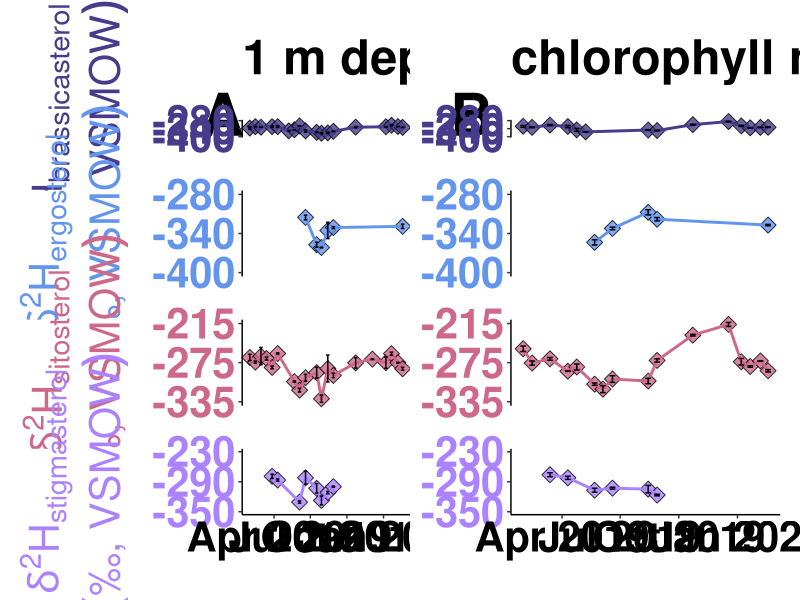

This chart was generated by the following R code:
## ---- chunk 1
knitr::opts_chunk$set(echo = TRUE)

#loading packages

library(readr)
library(here)
library(ggplot2)
library(reshape2)
library(cowplot)
Sys.setlocale("LC_ALL", "English")

#import d2H lipid data

d2H_H2O_lipids <- read.csv(here("01_Data","d2H_H2O_lipids_ROT19.csv"), header = TRUE , sep = ";" , stringsAsFactors = FALSE, na.strings = "#NV")


#note: data frame includes two different depths: surface water (A) and chlorophyll maximum depth (B)


#separating surface water (surface) and chlorophyll maximum depth (chlorMax)

d2H_H2O_lipids_surface <- d2H_H2O_lipids[1:27,]

d2H_H2O_lipids_chlorMax <- d2H_H2O_lipids[28:54,]


#Checking correlations between d2H water values and d2H lipid values (R2 values)


## both depths

summary(lm(H2O_Avg.d2H_VSMOW~brassicasterol_Avg.d2H_VSMOW, data=d2H_H2O_lipids)) 

summary(lm(H2O_Avg.d2H_VSMOW~ergosterol_Avg.d2H_VSMOW, data=d2H_H2O_lipids))

summary(lm(H2O_Avg.d2H_VSMOW~sitosterol_Avg.d2H_VSMOW, data=d2H_H2O_lipids)) 

summary(lm(H2O_Avg.d2H_VSMOW~stigmasterol_Avg.d2H_VSMOW, data=d2H_H2O_lipids))


## surface water

summary(lm(H2O_Avg.d2H_VSMOW~brassicasterol_Avg.d2H_VSMOW, data=d2H_H2O_lipids_surface)) 

summary(lm(H2O_Avg.d2H_VSMOW~ergosterol_Avg.d2H_VSMOW, data=d2H_H2O_lipids_surface))

summary(lm(H2O_Avg.d2H_VSMOW~sitosterol_Avg.d2H_VSMOW, data=d2H_H2O_lipids_surface)) 

summary(lm(H2O_Avg.d2H_VSMOW~stigmasterol_Avg.d2H_VSMOW, data=d2H_H2O_lipids_surface))


## chlorophyll maximum depth

summary(lm(H2O_Avg.d2H_VSMOW~brassicasterol_Avg.d2H_VSMOW, data=d2H_H2O_lipids_chlorMax)) 

summary(lm(H2O_Avg.d2H_VSMOW~ergosterol_Avg.d2H_VSMOW, data=d2H_H2O_lipids_chlorMax))

summary(lm(H2O_Avg.d2H_VSMOW~sitosterol_Avg.d2H_VSMOW, data=d2H_H2O_lipids_chlorMax)) 

summary(lm(H2O_Avg.d2H_VSMOW~stigmasterol_Avg.d2H_VSMOW, data=d2H_H2O_lipids_chlorMax))


#setting sampling dates

d2H_datesA <- c("2019-01-30", "2019-02-13", "2019-02-27", "2019-03-13" , "2019-03-27", "2019-04-10" ,"2019-04-24","2019-05-08",
                "2019-05-22", "2019-06-04" ,"2019-06-19", "2019-07-17" , "2019-07-29", "2019-08-14","2019-08-28", "2019-09-11",
                "2019-09-25", "2019-10-09", "2019-10-23", "2019-11-06", "2019-11-20", "2019-12-04", "2019-12-18","2020-01-07",
                "2020-01-21", "2020-02-06", "2020-02-18")

rownames(d2H_H2O_lipids_surface) <- d2H_datesA

d2H_H2O_lipids_surface$date <- as.Date(rownames(d2H_H2O_lipids_surface), "%Y-%m-%d")



d2H_datesB <- c("2019-01-30", "2019-02-13","2019-02-27",  "2019-03-13" , "2019-03-27", "2019-04-10" ,"2019-04-24","2019-05-08",
                "2019-05-22", "2019-06-04" ,"2019-06-19", "2019-07-17" , "2019-07-29", "2019-08-14","2019-08-28", "2019-09-11",
                "2019-09-25", "2019-10-09", "2019-10-23", "2019-11-06", "2019-11-20", "2019-12-04", "2019-12-18", "2020-01-07",
                "2020-01-21", "2020-02-06", "2020-02-18")                              

rownames(d2H_H2O_lipids_chlorMax) <- d2H_datesB

d2H_H2O_lipids_chlorMax$date <- as.Date(rownames(d2H_H2O_lipids_chlorMax), "%Y-%m-%d")


#reshape data frames

## choosing d2H values and standard deviations (SD) separately for plotting

d2H_brassicasterol_A <- melt(subset(d2H_H2O_lipids_surface, select= c(date, brassicasterol_Avg.d2H_VSMOW)),id.var="date")
d2H.SD_brassicasterol_A <- melt(subset(d2H_H2O_lipids_surface, select= c(date, brassicasterol_SD.d2H_VSMOW)),id.var="date")

d2H_ergosterol_A <- melt(subset(d2H_H2O_lipids_surface, select= c(date,ergosterol_Avg.d2H_VSMOW)),id.var="date")
d2H.SD_ergosterol_A <- melt(subset(d2H_H2O_lipids_surface, select= c(date,ergosterol_SD.d2H_VSMOW)),id.var="date")

d2H_sitosterol_A <- melt(subset(d2H_H2O_lipids_surface, select= c(date,sitosterol_Avg.d2H_VSMOW)),id.var="date")
d2H.SD_sitosterol_A <- melt(subset(d2H_H2O_lipids_surface, select= c(date,sitosterol_SD.d2H_VSMOW)),id.var="date")

d2H_stigmasterol_A <- melt(subset(d2H_H2O_lipids_surface, select= c(date,stigmasterol_Avg.d2H_VSMOW)),id.var="date")
d2H.SD_stigmasterol_A <- melt(subset(d2H_H2O_lipids_surface, select= c(date,stigmasterol_SD.d2H_VSMOW)),id.var="date")



d2H_brassicasterol_B <- melt(subset(d2H_H2O_lipids_chlorMax, select= c(date, brassicasterol_Avg.d2H_VSMOW)),id.var="date")
d2H.SD_brassicasterol_B <- melt(subset(d2H_H2O_lipids_chlorMax, select= c(date, brassicasterol_SD.d2H_VSMOW)),id.var="date")

d2H_ergosterol_B <- melt(subset(d2H_H2O_lipids_chlorMax, select= c(date,ergosterol_Avg.d2H_VSMOW)),id.var="date")
d2H.SD_ergosterol_B <- melt(subset(d2H_H2O_lipids_chlorMax, select= c(date,ergosterol_SD.d2H_VSMOW)),id.var="date")

d2H_sitosterol_B <- melt(subset(d2H_H2O_lipids_chlorMax, select= c(date,sitosterol_Avg.d2H_VSMOW)),id.var="date")
d2H.SD_sitosterol_B <- melt(subset(d2H_H2O_lipids_chlorMax, select= c(date,sitosterol_SD.d2H_VSMOW)),id.var="date")

d2H_stigmasterol_B <- melt(subset(d2H_H2O_lipids_chlorMax, select= c(date,stigmasterol_Avg.d2H_VSMOW)),id.var="date")
d2H.SD_stigmasterol_B <- melt(subset(d2H_H2O_lipids_chlorMax, select= c(date,stigmasterol_SD.d2H_VSMOW)),id.var="date")

## ---- chunk 2
#Fig. S4

#surface water

pd2H_Brass_surface <- ggplot(data=d2H_brassicasterol_A[!is.na(d2H_brassicasterol_A$value),], aes(x=date,y=value)) + 
  ggtitle("1 m depth", subtitle= "1 m depth")+
  geom_point(aes(),fill= "slateblue4", shape= 23, size=4,alpha=0.8)+
  geom_line(aes(),color= "slateblue4",  linewidth= 1)+ 
  annotate("text",y= -232.5, x= as.Date("2018-11-23"),label="A", size=15, fontface=2, color="black")+
  coord_cartesian(ylim=c(-400,-280),x=as.Date(c("2019-01-30", "2020-02-18")), clip="off")+
  scale_y_continuous(breaks=c(-400,-340,-280))+
  geom_errorbar(aes(ymin=value-na.omit(d2H.SD_brassicasterol_A$value),
                    ymax=value+na.omit(d2H.SD_brassicasterol_A$value)), color="black", width=9)+
  ylab(expression(atop(delta^2*H['brassicasterol'],("\u2030"*","~VSMOW)))) + xlab(NULL)+
  theme(axis.line = element_line(colour = "black"),
        plot.title= element_text(size=35, face= "bold"),
        plot.subtitle= element_text(size=15, color="white"),
        panel.background = element_blank(),
        axis.line.x =element_blank(),
        axis.ticks.x = element_blank(),
        axis.text.x = element_blank(),
        axis.text.y = element_text(size=30,color='slateblue4', face="bold"),
        axis.title.y = element_text(size=30,color='slateblue4', face="bold"),
        legend.position = "none",
        strip.background = element_blank(),
        strip.placement = "outside",
        strip.text = element_text(size = 30, color= 'slateblue4', face="bold"),
        plot.margin = unit(c(1,0,1.25,0.5), "cm"))


pd2H_Ergo_surface <- ggplot(data=d2H_ergosterol_A[!is.na(d2H_ergosterol_A$value),], aes(x=date,y=value)) +
  geom_point(aes(), fill= "cornflowerblue", shape= 23, size=4,alpha=0.8)+
  geom_line(aes(),color= "cornflowerblue",  linewidth= 1)+ 
  coord_cartesian(ylim=c(-400,-280),x=as.Date(c("2019-01-30", "2020-02-18")), clip="off")+
  scale_y_continuous(breaks=c(-400,-340,-280))+
  geom_errorbar(aes(ymin=value-na.omit(d2H.SD_ergosterol_A$value), ymax=value+na.omit(d2H.SD_ergosterol_A$value)),
                color="black", width=9)+
  ylab(expression(atop(delta^2*H['ergosterol'],("\u2030"*","~VSMOW)))) + xlab(NULL)+
  theme(axis.line = element_line(colour = "black"),
        panel.background = element_blank(),
        axis.line.x =element_blank(),
        axis.ticks.x = element_blank(),
        axis.text.x = element_blank(),
        axis.text.y = element_text(size=30,color='cornflowerblue', face="bold"),
        axis.title.y = element_text(size=30,color='cornflowerblue', face="bold"),
        legend.position = "none",
        strip.background = element_blank(),
        strip.placement = "outside",
        strip.text = element_text(size = 30, color= 'cornflowerblue', face="bold"),
        plot.margin = unit(c(0,0,1,0.5), "cm"))


pd2H_Sito_surface <- ggplot(data=d2H_sitosterol_A[!is.na(d2H_sitosterol_A$value),], aes(x=date,y=value)) + 
  geom_point(aes(), fill= "palevioletred3", shape= 23, size=4,alpha=0.8)+
  geom_line(aes(),color= "palevioletred3",  linewidth= 1)+ 
  coord_cartesian(ylim=c(-335,-215),x=as.Date(c("2019-01-30", "2020-02-18")), clip="off")+
  scale_y_continuous(breaks=c(-335,-275,-215))+
  geom_errorbar(aes(ymin=value-na.omit(d2H.SD_sitosterol_A$value), ymax=value+na.omit(d2H.SD_sitosterol_A$value)),
                color="black", width=9)+
  ylab(expression(atop(delta^2*H['sitosterol'],("\u2030"*","~VSMOW)))) + xlab(NULL)+
  theme(axis.line = element_line(colour = "black"),
        panel.background = element_blank(),
        axis.line.x =element_blank(),
        axis.ticks.x = element_blank(),
        axis.text.x = element_blank(),
        axis.text.y = element_text(size=30,color='palevioletred3', face="bold"),
        axis.title.y = element_text(size=30,color='palevioletred3', face="bold"),
        legend.position = "none",
        strip.background = element_blank(),
        strip.placement = "outside",
        strip.text = element_text(size = 30, color= 'palevioletred3', face="bold"),
        plot.margin = unit(c(0,0,1,0.5), "cm"))


pd2H_Stigma_surface <- ggplot(data=d2H_stigmasterol_A[!is.na(d2H_stigmasterol_A$value),], aes(x=date,y=value)) + 
  geom_point(aes(), fill= "mediumpurple1", shape= 23, size=4,alpha=0.8)+
  geom_line(aes(),color= "mediumpurple1",  linewidth= 1)+ 
  coord_cartesian(ylim=c(-350,-230),x=as.Date(c("2019-01-30", "2020-02-18")), clip="off")+
  scale_y_continuous(breaks=c(-350,-290,-230))+
  geom_errorbar(aes(ymin=value-na.omit(d2H.SD_stigmasterol_A$value),
                    ymax=value+na.omit(d2H.SD_stigmasterol_A$value)), color="black", width=9)+
  ylab(expression(atop(delta^2*H['stigmasterol'],("\u2030"*","~VSMOW)))) + xlab(NULL)+
  theme(axis.line = element_line(colour = "black"),
        panel.background = element_blank(),
        axis.line.x =element_line(color="black"),
        axis.text.x = element_text(size=30,color='black', face="bold"),
        axis.text.y = element_text(size=30,color='mediumpurple1', face="bold"),
        axis.title.y = element_text(size=30,color='mediumpurple1', face="bold"),
        legend.position = "none",
        strip.background = element_blank(),
        strip.placement = "outside",
        strip.text = element_text(size = 30, color= 'mediumpurple1', face="bold"),
        plot.margin = unit(c(0,0,1,0.5), "cm"))


pd2H_surface2 <- plot_grid(pd2H_Brass_surface,pd2H_Ergo_surface, pd2H_Sito_surface, pd2H_Stigma_surface,
                           ncol=1, align="v",rel_heights = c(1.475,1,1,1.1705), axis='lr')


#chlorophyll maximum depth

pd2H_Brass_chlorMax <- ggplot(data=d2H_brassicasterol_B[!is.na(d2H_brassicasterol_B$value),], aes(x=date,y=value)) + 
  ggtitle("chlorophyll maximum depth depth", subtitle= "1 m depth")+
  geom_point(aes(fill= variable), shape= 23, size=4,alpha=0.8)+
  geom_line(aes(),color= "slateblue4",  linewidth= 1)+ 
  scale_fill_manual(labels=c("brassicasterol_Avg.d2H_VSMOW"= expression(delta^2*H['brassicasterol'])),
                    values=c(brassicasterol_Avg.d2H_VSMOW="slateblue4"))+
  annotate("text",y= -232.5, x= as.Date("2018-11-10"),label="B", size=15, fontface=2, color="black")+
  coord_cartesian(ylim=c(-400,-280),x=as.Date(c("2019-01-30", "2020-02-18")), clip="off")+
  scale_y_continuous(breaks=c(-400,-340,-280))+
  geom_errorbar(aes(ymin=value-na.omit(d2H.SD_brassicasterol_B$value),
                    ymax=value+na.omit(d2H.SD_brassicasterol_B$value)), color="black", width=9)+
  ylab(NULL) + xlab(NULL)+
  theme(axis.line = element_line(colour = "black"),
        legend.position = "none",
        plot.title= element_text(size=35, face= "bold"),
        plot.subtitle= element_text(size=15, color="white"),
        panel.background = element_blank(),
        axis.line.x =element_blank(),
        axis.ticks.x = element_blank(),
        axis.text.x = element_blank(),
        axis.text.y = element_text(size=30,color='slateblue4', face="bold"),
        axis.title.y = element_blank(),
        strip.background = element_blank(),
        strip.placement = "outside",
        strip.text = element_text(size = 30, color= 'slateblue4', face="bold"),
        plot.margin = unit(c(1,0.5,1.25,0), "cm"))


pd2H_Ergo_chlorMax <- ggplot(data=d2H_ergosterol_B[!is.na(d2H_ergosterol_B$value),], aes(x=date,y=value)) + 
  geom_point(aes(fill= variable), shape= 23, size=4,alpha=0.8)+
  geom_line(aes(),color= "cornflowerblue",  linewidth= 1)+ 
  scale_fill_manual(labels=c("ergosterol_Avg.d2H_VSMOW"= expression(delta^2*H['ergosterol'])),
                    values=c(ergosterol_Avg.d2H_VSMOW="cornflowerblue"))+
  coord_cartesian(ylim=c(-400,-280),x=as.Date(c("2019-01-30", "2020-02-18")), clip="off")+
  scale_y_continuous(breaks=c(-400,-340,-280))+
  geom_errorbar(aes(ymin=value-na.omit(d2H.SD_ergosterol_B$value), ymax=value+na.omit(d2H.SD_ergosterol_B$value)),
                color="black", width=9)+
  ylab(NULL) + xlab(NULL)+
  theme(axis.line = element_line(colour = "black"),
        legend.position = "none",
        panel.background = element_blank(),
        axis.line.x =element_blank(),
        axis.ticks.x = element_blank(),
        axis.text.x = element_blank(),
        axis.text.y = element_text(size=30,color='cornflowerblue', face="bold"),
        axis.title.y = element_blank(),
        strip.background = element_blank(),
        strip.placement = "outside",
        strip.text = element_text(size = 30, color= 'cornflowerblue', face="bold"),
        plot.margin = unit(c(0,0.5,1,0), "cm"))


pd2H_Sito_chlorMax <- ggplot(data=d2H_sitosterol_B[!is.na(d2H_sitosterol_B$value),], aes(x=date,y=value)) + 
  geom_point(aes(fill= variable), shape= 23, size=4,alpha=0.8)+
  geom_line(aes(),color= "palevioletred3",  linewidth= 1)+ 
  scale_fill_manual(labels=c("sitosterol_Avg.d2H_VSMOW"= expression(delta^2*H['sitosterol'])),
                    values=c(sitosterol_Avg.d2H_VSMOW="palevioletred3"))+
  coord_cartesian(ylim=c(-335,-215),x=as.Date(c("2019-01-30", "2020-02-18")), clip="off")+
  scale_y_continuous(breaks=c(-335,-275,-215))+
  geom_errorbar(aes(ymin=value-na.omit(d2H.SD_sitosterol_B$value), ymax=value+na.omit(d2H.SD_sitosterol_B$value)),
                color="black", width=9)+
  ylab(NULL) + xlab(NULL)+
  theme(axis.line = element_line(colour = "black"),
        legend.position = "none",
        panel.background = element_blank(),
        axis.line.x =element_blank(),
        axis.ticks.x = element_blank(),
        axis.text.x = element_blank(),
        axis.text.y = element_text(size=30,color='palevioletred3', face="bold"),
        axis.title.y = element_blank(),
        strip.background = element_blank(),
        strip.placement = "outside",
        strip.text = element_text(size = 30, color= 'palevioletred3', face="bold"),
        plot.margin = unit(c(0,0.5,1,0), "cm"))


pd2H_Stigma_chlorMax <- ggplot(data=d2H_stigmasterol_B[!is.na(d2H_stigmasterol_B$value),], aes(x=date,y=value)) + 
  geom_point(aes(fill= variable), shape= 23, size=4,alpha=0.8)+
  geom_line(aes(),color= "mediumpurple1",  linewidth= 1)+ 
  scale_fill_manual(labels=c("stigmasterol_Avg.d2H_VSMOW"= expression(delta^2*H['stigmasterol'])),
                    values=c(stigmasterol_Avg.d2H_VSMOW="mediumpurple1"))+
  coord_cartesian(ylim=c(-350,-230),x=as.Date(c("2019-01-30", "2020-02-18")), clip="off")+
  scale_y_continuous(breaks=c(-350,-290,-230))+
  geom_errorbar(aes(ymin=value-na.omit(d2H.SD_stigmasterol_B$value),
                    ymax=value+na.omit(d2H.SD_stigmasterol_B$value)), color="black", width=9)+
  ylab(expression(atop("stigmasterol","[Âµg/L]"))) + xlab(NULL)+
  theme(axis.line = element_line(colour = "black"),
        legend.position = "none",
        panel.background = element_blank(),
        axis.line.x =element_line(color="black"),
        axis.text.x = element_text(size=30,color='black', face="bold"),
        axis.text.y = element_text(size=30,color='mediumpurple1', face="bold"),
        axis.title.y = element_blank(),
        strip.background = element_blank(),
        strip.placement = "outside",
        strip.text = element_text(size = 30, color= 'mediumpurple1', face="bold"),
        plot.margin = unit(c(0,0.5,1,0), "cm"))


pd2H_chlorMax2 <- plot_grid(pd2H_Brass_chlorMax,pd2H_Ergo_chlorMax, pd2H_Sito_chlorMax, pd2H_Stigma_chlorMax,
                            ncol=1, align="v",rel_heights = c(1.475,1,1,1.1705), axis='lr')


FigS4 <- plot_grid(pd2H_surface2, pd2H_chlorMax2, ncol=2,rel_widths = c(1,0.95), align="h")

## ---- chunk 3

plot(FigS4)

